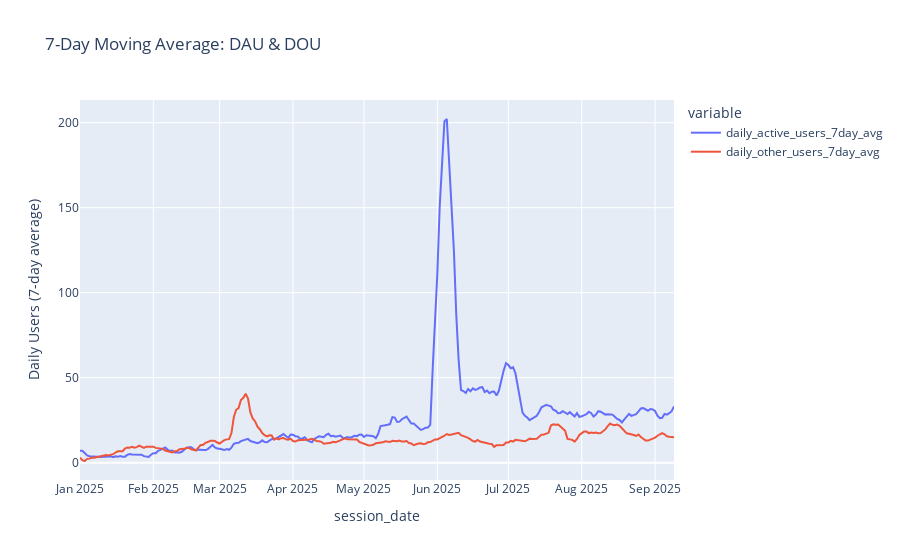

Source (notebook cell):
### Code cell
# Calculate 7-day moving averages
df2b = pd.read_sql(sql_query_2, engine)
df2b['daily_active_users_7day_avg'] = df2b['daily_active_users'].rolling(window=7, min_periods=1).mean()
df2b['daily_other_users_7day_avg'] = df2b['daily_other_users'].rolling(window=7, min_periods=1).mean()

# Create line chart with both original and 7-day average data
fig = px.line(
    df2b, 
    x='session_date', 
    y=['daily_active_users_7day_avg', 
       'daily_other_users_7day_avg'],
    title="7-Day Moving Average: DAU & DOU"
)

# Label y-axis as "Daily Users"
fig.update_layout(yaxis_title="Daily Users (7-day average)")
fig.show()

### Figure 1 — Plotly figure (JSON) as saved in the notebook; plotly's stock layout.template omitted (floating-point values rounded to 4 significant figures; data arrays with more than 128 entries replaced by an {"elided": "..."} marker saying what was removed)
{"data": [{"hovertemplate": "variable=daily_active_users_7day_avg<br>session_date=%{x}<br>value=%{y}<extra></extra>", "legendgroup": "daily_active_users_7day_avg", "line": {"color": "#636efa", "dash": "solid"}, "marker": {"symbol": "circle"}, "mode": "lines", "name": "daily_active_users_7day_avg", "orientation": "v", "showlegend": true, "type": "scatter", "x": {"elided": "252 str values"}, "xaxis": "x", "y": {"elided": "252 float values"}, "yaxis": "y"}, {"hovertemplate": "variable=daily_other_users_7day_avg<br>session_date=%{x}<br>value=%{y}<extra></extra>", "legendgroup": "daily_other_users_7day_avg", "line": {"color": "#EF553B", "dash": "solid"}, "marker": {"symbol": "circle"}, "mode": "lines", "name": "daily_other_users_7day_avg", "orientation": "v", "showlegend": true, "type": "scatter", "x": {"elided": "252 str values"}, "xaxis": "x", "y": {"elided": "252 float values"}, "yaxis": "y"}], "layout": {"legend": {"title": {"text": "variable"}, "tracegroupgap": 0}, "title": {"text": "7-Day Moving Average: DAU & DOU"}, "xaxis": {"anchor": "y", "domain": [0, 1], "title": {"text": "session_date"}}, "yaxis": {"anchor": "x", "domain": [0, 1], "title": {"text": "Daily Users (7-day average)"}}}}
